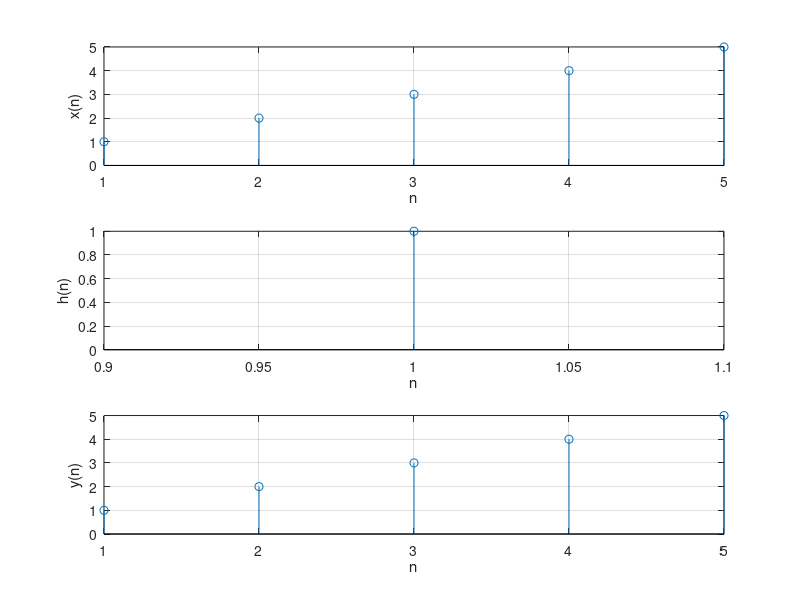

Reproduce this figure in MATLAB.
x = [ 1,2,3,4,5 ];
h = [1]; 

y = conv(x,h);

subplot(3,1,1);
stem(x);
grid
xlabel( 'n' ) ; 
ylabel( 'x(n)' ) ; 

subplot(3,1,2);
stem(h);
grid
xlabel( 'n' ) ; 
ylabel( 'h(n)' ) ; 

subplot(3,1,3);
stem(y);
grid
xlabel( 'n' ) ; 
ylabel( 'y(n)' ) ;

[q,r] = deconv(y,h)
